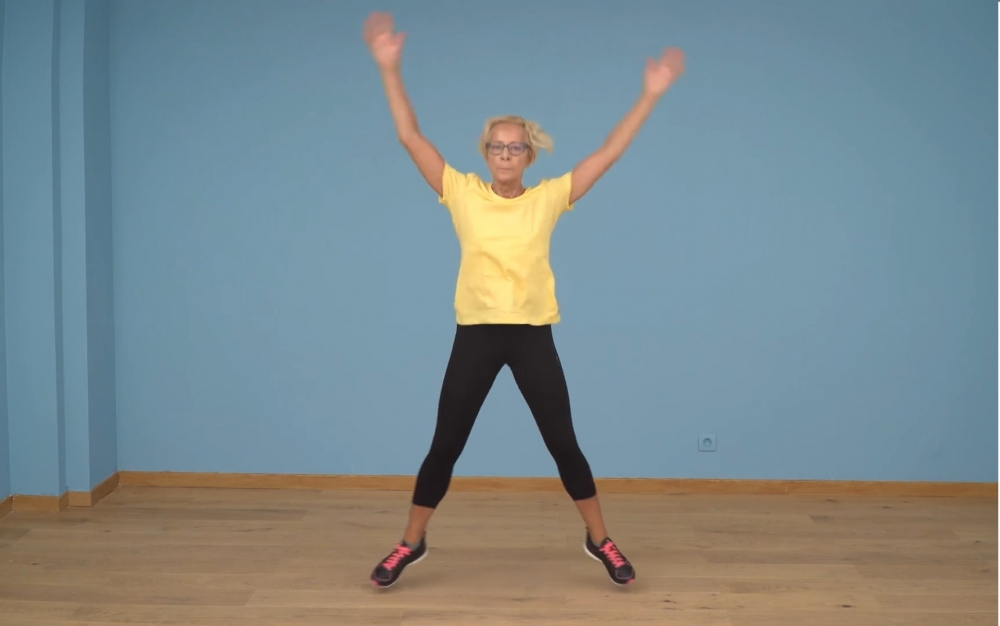
#> input picture Images/jump.jpg, 1000 x 626 px
$ python Image_ROI.py
#> lines starting #> are read from the running program, lines starting #| are printed output that depends on the picture; after the words box and inside, x2 and y2 are one past the last pixel; in counts of white or black regions, pixels touching at a corner belong together
import cv2
import numpy as np
import matplotlib.pyplot as plt

image = cv2.imread('../Images/jump.jpg')
#> image is the input picture: shape (626, 1000, 3); mean B, G, R 141, 137.9, 123.7

# truy cap vung roi theo cu phap image[y1:y2, x1:x2]
ball = image[110:200, 470:570]
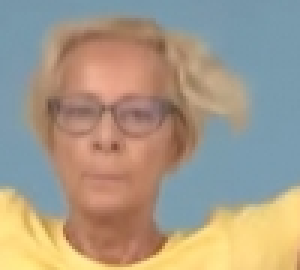
#> ball: shape (90, 100, 3) (shown 3 times larger); mean B, G, R 136, 154.3, 167
image[110:200, 200:300] = ball
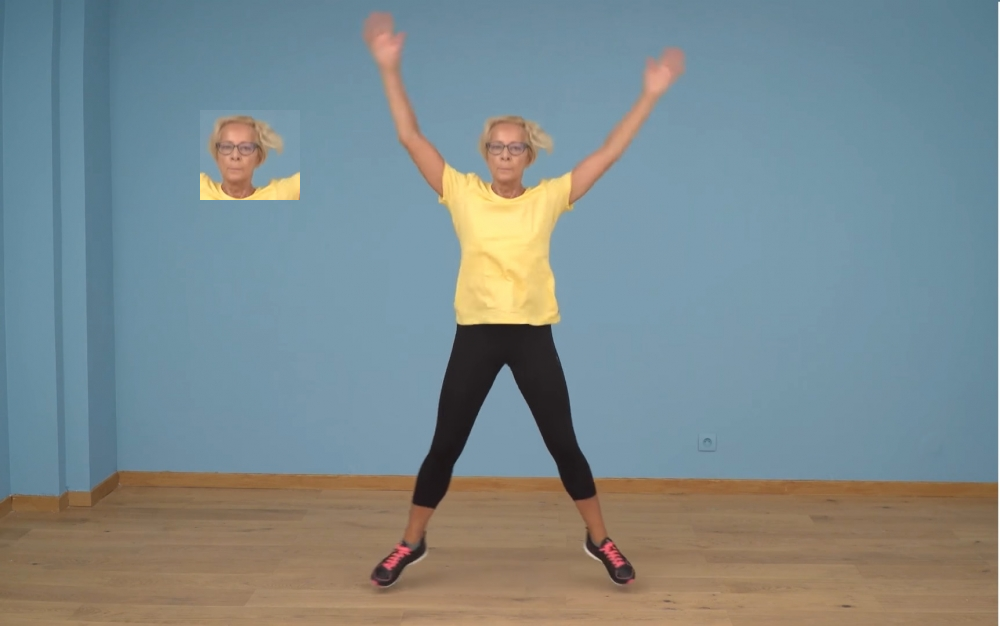
#> image: shape (626, 1000, 3); 1.44% of pixels changed, all inside (x1, y1, x2, y2) = (200, 110, 300, 200)

cv2.imshow('Image when changing', image)
cv2.waitKey()
cv2.destroyAllWindows()
